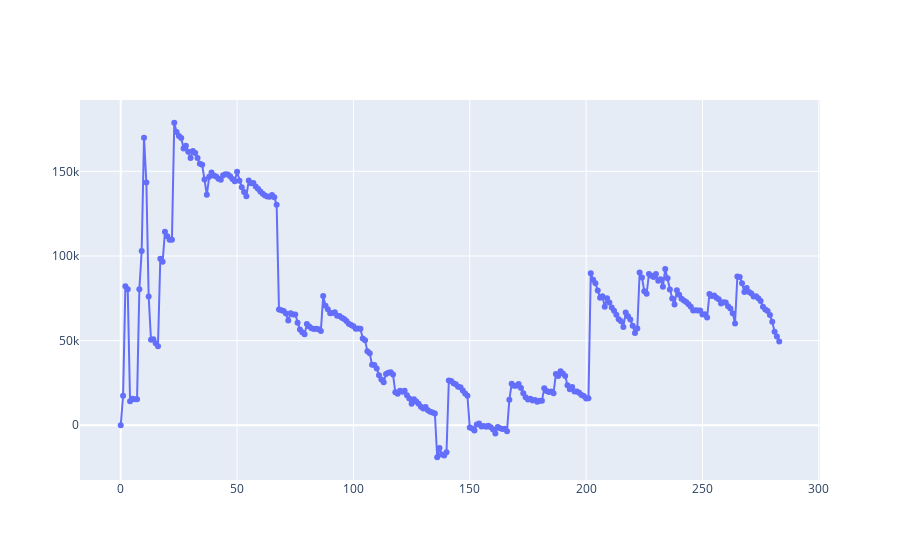

The notebook cell saved with this chart:
### Code cell
fig = go.Figure()

fig.add_trace(go.Scatter(
    x=[i for i in range(len(trades))],
    y=[i['pnl_sum'] for i in trades],
    mode='lines+markers',
    name='PnL'
))

fig.show()

### Figure 1 — Plotly figure (JSON) as saved in the notebook; plotly's stock layout.template omitted (floating-point values rounded to 4 significant figures; data arrays with more than 128 entries replaced by an {"elided": "..."} marker saying what was removed)
{"data": [{"mode": "lines+markers", "name": "PnL", "type": "scatter", "x": {"elided": "284 int values"}, "y": {"elided": "284 int values"}}], "layout": {}}
